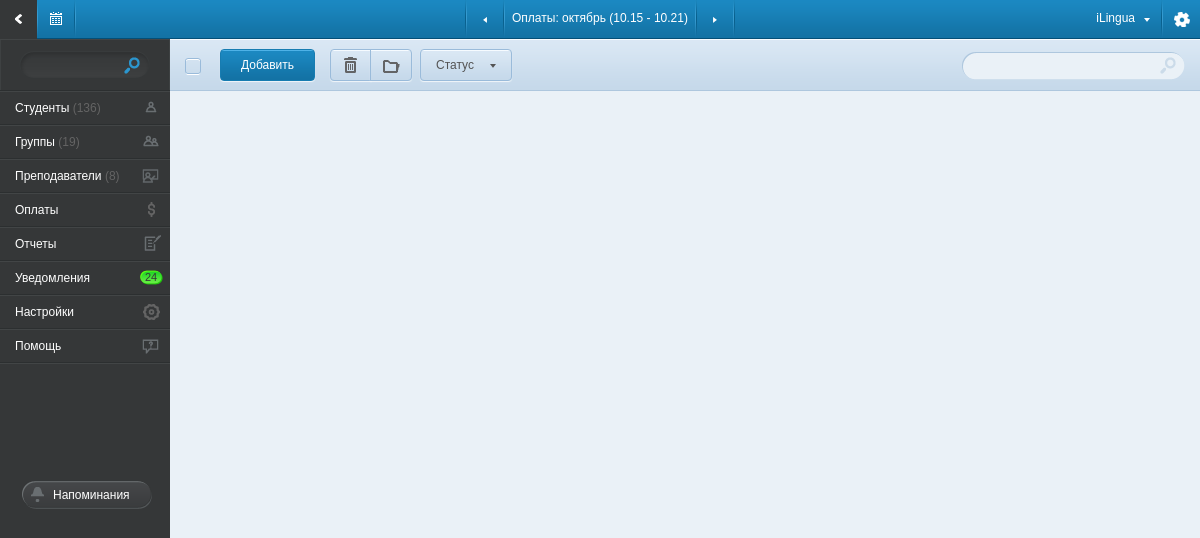
The page /payment/week/2012-10-15/ on the database as committed earlier.
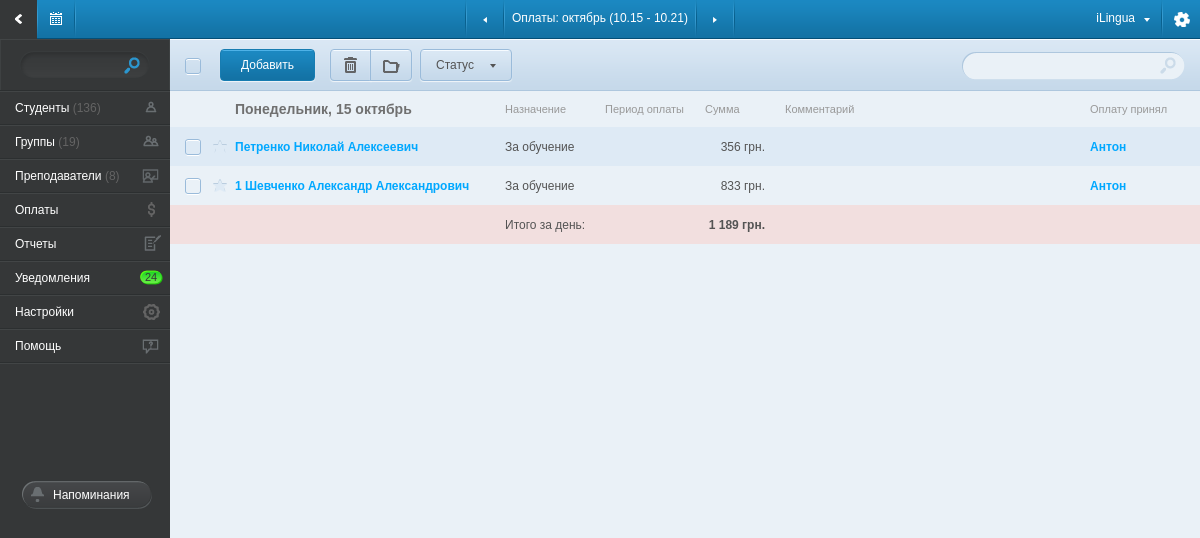
The same page on the database as committed later.
### tables this page shows
CREATE TABLE IF NOT EXISTS `payment` (
  `id` int(11) NOT NULL auto_increment,
  `student_id` int(6) NOT NULL,
  `users_id` int(5) NOT NULL,
  `school_groups_id` int(11) default NULL,
  `summ` decimal(8,2) NOT NULL,
  `date` timestamp NOT NULL default CURRENT_TIMESTAMP,
  `comment` varchar(255) default NULL,
  `cnt_lessons` int(11) default NULL,
  `period_date_start` timestamp NOT NULL default '0000-00-00 00:00:00',
  `period_date_stop` timestamp NOT NULL default '0000-00-00 00:00:00',
  `payment_to` varchar(150) NOT NULL,
  `not_full` tinyint(1) NOT NULL default '0',
  PRIMARY KEY  (`id`)
);

CREATE TABLE IF NOT EXISTS `student` (
  `id` int(6) NOT NULL auto_increment,
  `fio` varchar(255) NOT NULL,
  `fio_name` varchar(150) NOT NULL,
  `fio_sname` varchar(150) NOT NULL,
  `fio_mname` varchar(150) NOT NULL,
  `mail` varchar(50) default NULL,
  `phone` varchar(50) NOT NULL,
  `address` varchar(255) default NULL,
  `birthday` timestamp NULL default '0000-00-00 00:00:00',
  `status` int(3) default NULL,
  `comment` text,
  `business_info` varchar(255) default NULL,
  `from_know` varchar(150) default NULL,
  `discount` int(2) default NULL,
  `date` timestamp NOT NULL default '0000-00-00 00:00:00',
  `status_id` int(5) default NULL,
  `test_lesson` timestamp NULL default '0000-00-00 00:00:00',
  `info_obj` text,
  `star` varchar(3) NOT NULL default 'off',
  `delete` varchar(15) NOT NULL default 'live',
  PRIMARY KEY  (`id`)
);

CREATE TABLE IF NOT EXISTS `users` (
  `id` mediumint(8) unsigned NOT NULL auto_increment,
  `ip_address` int(10) unsigned NOT NULL,
  `username` varchar(100) NOT NULL,
  `password` varchar(40) NOT NULL,
  `salt` varchar(40) default NULL,
  `email` varchar(100) NOT NULL,
  `activation_code` varchar(40) default NULL,
  `forgotten_password_code` varchar(40) default NULL,
  `remember_code` varchar(40) default NULL,
  `created_on` int(11) unsigned NOT NULL,
  `last_login` int(11) unsigned default NULL,
  `active` tinyint(1) unsigned default NULL,
  `fio` varchar(255) default NULL,
  `fio_name` varchar(100) NOT NULL,
  `fio_sname` varchar(100) NOT NULL,
  `fio_mname` varchar(100) NOT NULL,
  `name` varchar(150) NOT NULL default 'Антон',
  `company` varchar(100) default NULL,
  `phone` varchar(20) default NULL,
  `address` varchar(200) NOT NULL,
  `comment` varchar(255) NOT NULL,
  PRIMARY KEY  (`id`)
);

### application/controllers/main.php (called while the page is built, shortened)
<?php if ( ! defined('BASEPATH')) exit('No direct script access allowed');
class main extends CI_Controller{
    function __construct() {
        $this->load->database();
        $this->load->model('list_model',    'list');
        $this->load->model('student_model', 'student');
        $this->load->model('group_model',   'group');
        $this->load->model('payment_model', 'payment');
        $this->load->model('teacher_model', 'teacher');
        $this->load->model('schedule_model','schedule');
        $this->load->helper('valid_data');
        $this->load->helper('date_convert');
        $this->load->helper('student');
        $this->load->helper('other');
    }
    function payment( $period = false, $date = false ){
        $period_ar = get_month_or_week_period($period, $date );
        $top_btn['next_prev_date']  = get_next_prev_date_for_payment( $period, $period_ar );
        $top_btn['month_week']      = $period;
        if( $period == 'week' ){
            $date_str_ar['start']   = get_date_str_ar( $period_ar['start'] );
            $date_str_ar['stop']    = get_date_str_ar( $period_ar['last_day'] );
            $top_btn['title_str']   = $date_str_ar['start']['month_str'].' ('.$date_str_ar['start']['month_nmbr'].'.'.$date_str_ar['start']['day_nmbr'].' - '.$date_str_ar['stop']['month_nmbr'].'.'.$date_str_ar['stop']['day_nmbr'].')';
        }
        elseif( $period == 'month' ){
            $date_str_ar            = get_date_str_ar( $period_ar['start'] );
            $top_btn['title_str']   = $date_str_ar['month_str'].' '.$date_str_ar['year_nmbr'];
        }
        $pay_data['payment_list']       = $this->payment->get_peyment( $period_ar );
        $main_data_ar['title']          = $this->load->view('component/payment_top_view', $top_btn, TRUE);
        $main_data_ar['left_menu']      = $this->load->view('component/left_menu_view', '', TRUE);
        $main_data_ar['right_content']  = $this->load->view('page/payment_view', $pay_data, TRUE);
        $this->load->view('main_view', $main_data_ar );
    }
}

### index.php (called while the page is built, shortened)
<?php
require_once BASEPATH.'core/CodeIgniter.php';

### application/helpers/date_convert_helper.php (called while the page is built, shortened)
<?php if ( ! defined('BASEPATH')) exit('No direct script access allowed');
function get_month_or_week_period( $period = FALSE, $date = FALSE ){
    if( $period == 'week'){
        $day_nbr = date("w", strtotime($date) );
        if( $day_nbr != 1 ){
            $cnt_day_from_mondey = $day_nbr - 1;
            $mondey_date    = date("Y-m-d", strtotime("-{$cnt_day_from_mondey} day", strtotime($date) ) );
        }
        else
            $mondey_date    = date("Y-m-d", strtotime($date)  );
        $next_mondey_date   = date("Y-m-d", strtotime("+1 week", strtotime($mondey_date) ) );
        $result_ar['start']     = $mondey_date;
        $result_ar['stop']      = $next_mondey_date;
        $result_ar['last_day']  = date("Y-m-d", strtotime("-1 day", strtotime($next_mondey_date) ) );
    }
    return $result_ar;
}
function get_date_str_ar( $date = '2012-05-07' ){
    $day_ar     = array('Воскресенье','Понедельник','Вторник','Среда','Четверг','Пятница','Суббота');
    $month_ar   = array( 1=>'январь','февраль','март','апрель','май','июнь','июль','август','сентябрь','октябрь','ноябрь','декабрь');
    $result_ar['day_str']       = $day_ar[date("w", strtotime($date) )];
    $result_ar['day_nmbr']      = date("d", strtotime($date) );
    $result_ar['month_str']     = $month_ar[date("n", strtotime($date) )];
    $result_ar['month_nmbr']    = date("m", strtotime($date) );
    $result_ar['year_nmbr']     = date("Y", strtotime($date) );
    return $result_ar;
}

### application/models/payment_model.php (called while the page is built, shortened)
<?php if ( ! defined('BASEPATH')) exit('No direct script access allowed');
class payment_model extends CI_Model{
    function get_peyment( $period_ar ){
        $query = $this->db->query(" SELECT payment.*, users.name AS `manager_name`, student.fio AS `student_fio`
                                    FROM
                                        `payment`, `users`, `student`
                                    WHERE
                                        ( payment.date >= '{$period_ar['start']}' AND payment.date < '{$period_ar['stop']}' )
                                        AND
                                        payment.student_id = student.id
                                        AND
                                        payment.users_id = users.id
                                    ");
        $return_ar = null;
        foreach ( $query->result_array() as $row ){
            $date_key = timestamp_to_date($row['date']);
            if( !isset($return_ar[$date_key]['day_summ']) )
                $return_ar[$date_key]['day_summ'] = 0;
            $return_ar[$date_key]['day_summ'] = $return_ar[$date_key]['day_summ'] + $row['summ'];
            $return_ar[$date_key][] = $row;
        }
        return $return_ar;
    }
}

### application/views/page/payment_view.php (the view, shortened to what this page needs)
<div id="right_content">
    <div id="content_top_block">
        <div id="group_top_block">
            <div id="check_all_block">
            </div>
            <a href="#" class="top_left_btn_action" style="left:50px;">Добавить</a>
            <a href="#" class="top_left_btn top_left_btn_left top_left_btn_del"        style="left:160px;"><div></div></a>
            <a href="#" class="top_left_btn top_left_btn_right top_left_btn_catalog"   style="left:200px;"><div></div></a>
            <a href="#" class="top_left_btn top_left_btn_list" style="left:250px; width: 75px;">
                <div>Статус</div>
            </a>
            <div class="filter_group_top">
                <input type="text" name="group_filter" id="group_filter" class="jq_st_search" />
            </div>
        </div>
    </div>
    <?
        if( $payment_list != NULL):
            foreach( $payment_list as $date => $payment_ar):
                $date_ar = get_date_str_ar($date);
    ?>
        <table class="group_tbl payment_tbl">
            <tr class="group_first_tr">
                <td style="width: 35px;"></td>
                <td style="width: 30px;"></td>
                <td style="width: 270px;" class="payment_tbl_title_date"><?= $date_ar['day_str'].', '.$date_ar['day_nmbr'].' '.$date_ar['month_str']  ?></td>
                <td style="width: 200px;">Назначение</td>
                <td style="width: 70px;">Период оплаты</td>
                <td style="width: 50px;">Сумма</td>
                <td>Комментарий</td>
                <td>Оплату принял</td>
            </tr>
            <?
                foreach( $payment_ar as $pay_ar ):
                    if( is_array($pay_ar) ):
            ?>
            <tr class="jq_student_str" >
                <td><input type="checkbox" name="tmp[]" /></td>
                <td><input type="checkbox" name="tmp[]" class="star_checkbox" /></td>
                <td><a href="/student_cart/<?=$pay_ar['student_id']?>/"><?=$pay_ar['student_fio']?></a></td>
                <td><?= $pay_ar['payment_to'] ?></td>
                <td></td>
                <td style="text-align: right;">
                <?
                    if( $pay_ar['not_full'] )
                        echo '<span style="color:#D00; font-weight:bold">'.number_format($pay_ar['summ'], 0, '.', ' ').' грн.</span>';
                    else
                        echo number_format($pay_ar['summ'], 0, '.', ' ').' грн.';
                ?>
                </td>
                <td><?=$pay_ar['comment']?></td>
                <td><a href="/manager_cart/<?=$pay_ar['users_id']?>/"><?=$pay_ar['manager_name']?></a></td>
            </tr>
            <?
                    endif;
                endforeach;
            ?>
            <tr class="payment_all_summ_tr">
                <td></td>
                <td></td>
                <td></td>
                <td>Итого за день:</td>
                <td></td>
                <td style="text-align: right; font-weight: bold;"><?= number_format($payment_ar['day_summ'], 0, '.', ' ') ?> грн.</td>
                <td></td>
                <td></td>
            </tr>
        </table>
    <?
            endforeach;
        endif;
    ?>
</div>

### application/views/component/payment_top_view.php (shortened to what this page needs)
<center>
    <div class="top_payment_navigation_block">
        <a href="/payment/<?=$month_week?>/<?=$next_prev_date['prev']?>/" id="btn_top_date_vavigation_left"></a>
        <a href="/payment/<?=$month_week?>/<?=$next_prev_date['next']?>/" id="btn_top_date_vavigation_right"></a>
        Оплаты: <?= $title_str ?>
    </div>
</center>

### application/views/component/left_menu_view.php (shortened to what this page needs)
<div id="left_menu">
    <div id="left_menu_relative">
        <div class="left_menu_width">
            <div id="left_menu_search">
                <form action="#" method="post">
                    <input type="text" name="search" />
                </form>
            </div>
            <a class="left_menu_btn" href="/students/" >
                Студенты
                <span>(136)</span>
                <span id="bg_left_menu_student" class="left_manu_img"></span>
            </a>
            <a class="left_menu_btn" href="/groups/" >
                Группы
                <span>(19)</span>
                <span id="bg_left_menu_groups" class="left_manu_img"></span>
            </a>
            <a class="left_menu_btn" href="/teachers/" >
                Преподаватели
                <span>(8)</span>
                <span id="bg_left_menu_teacher" class="left_manu_img"></span>
            </a>
            <a class="left_menu_btn" href="/payment/" >
                Оплаты
                <span id="bg_left_menu_pay" class="left_manu_img"></span>
            </a>
            <a class="left_menu_btn" href="" >
                Отчеты
                <span id="bg_left_menu_report" class="left_manu_img"></span>
            </a>
            <a class="left_menu_btn" href="" >
                Уведомления
                <span id="bg_left_menu_ticket" class="left_manu_img">24</span>
            </a>
            <a class="left_menu_btn" href="" >
                Настройки
                <span id="bg_left_menu_options" class="left_manu_img"></span>
            </a>
            <a class="left_menu_btn" href="" >
                Помощь
                <span id="bg_left_menu_help" class="left_manu_img"></span>
            </a>
            <a href="#" id="left_menu_memo_btn" >Напоминания</a>
        </div>
    </div>
</div>

### application/views/main_view.php (shortened to what this page needs)
<!DOCTYPE HTML PUBLIC "-//W3C//DTD HTML 4.01 Transitional//EN" "http://www.w3.org/TR/html4/loose.dtd">
<html>
    <head>
        <link rel="stylesheet" type="text/css" href="/css/reset.css" />
        <link rel="stylesheet" type="text/css" href="/css/ezmark.css" />
        <link rel="stylesheet" type="text/css" href="/css/chosen.css" />
        <link rel="stylesheet" type="text/css" href="/css/flick/jquery-ui-1.8.18.custom.css" />
        <link rel="stylesheet" type="text/css" href="/css/jquery.jscrollpane.css" />
        <link rel="stylesheet" type="text/css" href="/css/main.css" />
    </head>
    <body>
        <center>
            <div id="main">
                <div id="top_block">
                    <h1><? if( isset($title) ) echo $title?></h1>
                    <div id="top_option_btn"></div>
                    <div id="top_calendar_btn" onclick="document.location.href='/schedule/realy/'"></div>
                    <div id="top_back_btn"></div>
                    <div id="top_sitename_btn" class="show_slide_list">
                        iLingua
                    </div>
                </div>
                <div id="center">
                      <?=$left_menu?>
                    <?=$right_content?>
                </div>
            </div>
        </center>
    </body>
</html>

Rows that differ between the two databases and show on the page:
added payment: student.fio "Петренко Николай Алексеевич", payment_to "За обучение", summ "356", users.name "Антон"
added payment: student.fio "1 Шевченко Александр Александрович", payment_to "За обучение", summ "833", users.name "Антон"
Other text that changed with them:
new list line: "Понедельник , 15 октябрь Назначение Период оплаты Сумма Комментарий Оплату принял Итого за день: 1 189 грн."
